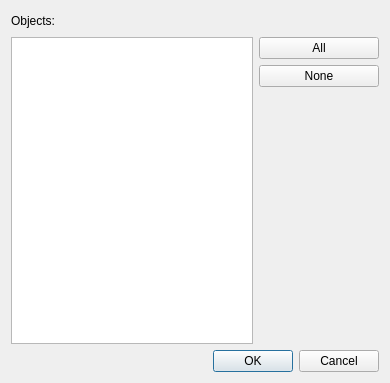
<?xml version="1.0" encoding="UTF-8"?>
<ui version="4.0">
 <class>_3DDisplayDialog</class>
 <widget class="QDialog" name="_3DDisplayDialog">
  <property name="geometry">
   <rect>
    <x>0</x>
    <y>0</y>
    <width>390</width>
    <height>383</height>
   </rect>
  </property>
  <property name="windowTitle">
   <string>3D Display</string>
  </property>
  <layout class="QGridLayout" name="gridLayout">
   <item row="0" column="0">
    <widget class="QLabel" name="label">
     <property name="text">
      <string>Objects:</string>
     </property>
    </widget>
   </item>
   <item row="0" column="1" colspan="2">
    <spacer name="horizontalSpacer">
     <property name="orientation">
      <enum>Qt::Horizontal</enum>
     </property>
     <property name="sizeHint" stdset="0">
      <size>
       <width>260</width>
       <height>20</height>
      </size>
     </property>
    </spacer>
   </item>
   <item row="1" column="0" rowspan="3" colspan="2">
    <widget class="QListWidget" name="objectsListWidget">
     <property name="selectionMode">
      <enum>QAbstractItemView::MultiSelection</enum>
     </property>
    </widget>
   </item>
   <item row="1" column="2">
    <widget class="QPushButton" name="allPushButton">
     <property name="text">
      <string>All</string>
     </property>
    </widget>
   </item>
   <item row="2" column="2">
    <widget class="QPushButton" name="nonePushButton">
     <property name="text">
      <string>None</string>
     </property>
    </widget>
   </item>
   <item row="3" column="2">
    <spacer name="verticalSpacer">
     <property name="orientation">
      <enum>Qt::Vertical</enum>
     </property>
     <property name="sizeHint" stdset="0">
      <size>
       <width>20</width>
       <height>211</height>
      </size>
     </property>
    </spacer>
   </item>
   <item row="4" column="0" colspan="3">
    <widget class="QDialogButtonBox" name="buttonBox">
     <property name="orientation">
      <enum>Qt::Horizontal</enum>
     </property>
     <property name="standardButtons">
      <set>QDialogButtonBox::Cancel|QDialogButtonBox::Ok</set>
     </property>
    </widget>
   </item>
  </layout>
 </widget>
 <resources/>
 <connections>
  <connection>
   <sender>buttonBox</sender>
   <signal>accepted()</signal>
   <receiver>_3DDisplayDialog</receiver>
   <slot>accept()</slot>
   <hints>
    <hint type="sourcelabel">
     <x>248</x>
     <y>254</y>
    </hint>
    <hint type="destinationlabel">
     <x>157</x>
     <y>274</y>
    </hint>
   </hints>
  </connection>
  <connection>
   <sender>buttonBox</sender>
   <signal>rejected()</signal>
   <receiver>_3DDisplayDialog</receiver>
   <slot>reject()</slot>
   <hints>
    <hint type="sourcelabel">
     <x>316</x>
     <y>260</y>
    </hint>
    <hint type="destinationlabel">
     <x>286</x>
     <y>274</y>
    </hint>
   </hints>
  </connection>
 </connections>
</ui>
